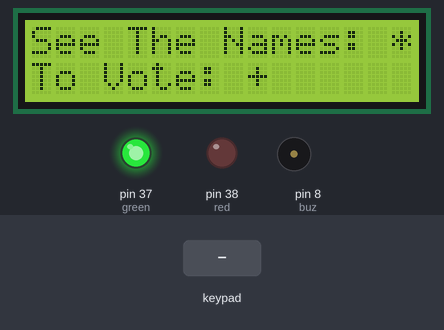
Bench run of a sketch on a simulated Arduino Mega 2560, built with avr-gcc and run on an emulated ATmega2560. On the bench: 16×2 character LCD, output pins drawn as LEDs (lit = HIGH), buzzer (waves = sounding). Inputs (shaded band) come from the test bench. What the sketch prints to the serial monitor is not drawn.

Above: at 1.2 s.
1.3 s: keypad keys 4 6 4 7 4 8 4 9 * pressed 0.4 s apart
At 4.6 s:
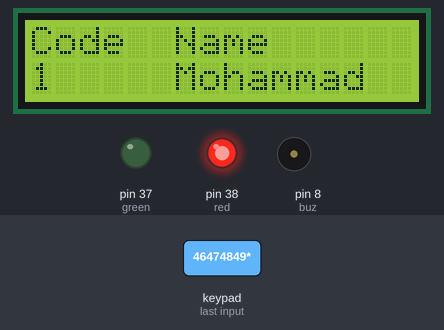
6.4 s: key '+' pressed
At 7.4 s:
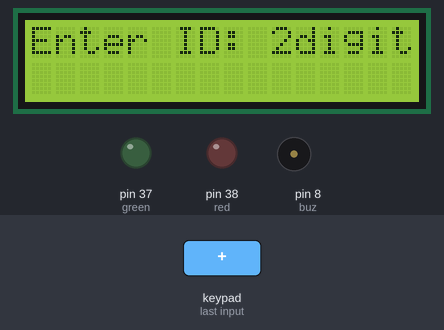
7.9 s: keypad keys 4 6 4 7 4 8 4 9 pressed 0.4 s apart
At 8.8 s:
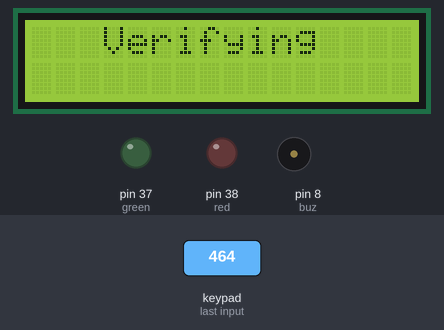
12.6 s: keypad keys 7 + 5 = pressed 0.4 s apart
At 12.76 s:
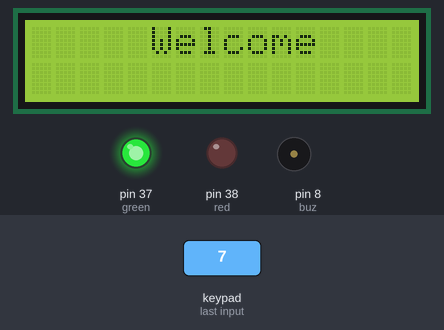
Timing chart, 0 to 15.6 s (numbered marks = the images above; inputs shaded):
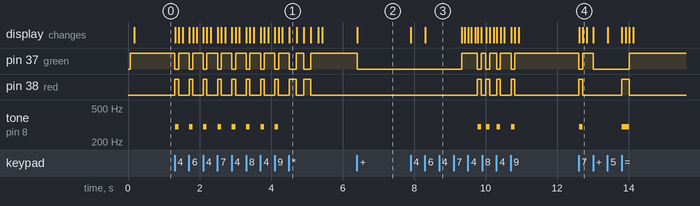

The sketch:

client.ino
```cpp
#include <Keypad.h>
#include <LiquidCrystal.h>
#define  rs 26
#define  en 27
#define  d7 31
#define  d6 30
#define  d5 29
#define  d4 28
#define green 37
#define red 38
#define buz 8

LiquidCrystal lcd = LiquidCrystal(rs , en , d4 , d5 , d6 , d7);
const byte ROWS = 4; //four rows
const byte COLS = 4; //three columns
char keys[ROWS][COLS] = {
  {'7','8','9','/'},
  {'4','5','6','*'},
  {'1','2','3','-'},
  {'O','0','=','+'}
};

byte rowPins[ROWS] = {46,47, 48 , 49}; //connect to the row pinouts of the keypad
byte colPins[COLS] = {50,51,52,53}; //connect to the column pinouts of the keypad

Keypad keypad = Keypad( makeKeymap(keys), rowPins, colPins, ROWS, COLS );
void setup() {
  // put your setup code here, to run once:
  Serial.begin(9600);
  lcd.begin(16,2);
  pinMode(green , OUTPUT);
  pinMode(red , OUTPUT);
}

void loop() {
  lcd.clear();
  digitalWrite(green , HIGH);
  lcd.print("     Welcome    ");
  delay(100);
  lcd.clear();
  lcd.setCursor(0 , 0);
  lcd.print("See The Names: *");
  lcd.setCursor(0 , 1);
  lcd.print("To Vote: +");
  char key = keypad.waitForKey();
      if(key == '*'){
        digitalWrite(green , LOW);
        digitalWrite(red , HIGH);
        lcd.clear();
        lcd.print("Code  Name");
        lcd.setCursor(0,1);
        lcd.print("1     Mohammad");
        delay(200);
        digitalWrite(red , LOW);
        digitalWrite(green , HIGH);
        lcd.setCursor(0,1);
        lcd.print("2     MirHossein");
        delay(200);
        digitalWrite(green , LOW);
        digitalWrite(red , HIGH);
        lcd.setCursor(0,1);
        lcd.print("3     Hassan    ");
        delay(200);
        digitalWrite(red , LOW);
        digitalWrite(green , HIGH);
        lcd.setCursor(0,1);
        lcd.print("4     Mahmoud   ");
        delay(200);
      }else if(key == '+'){
        digitalWrite(green , LOW);
        lcd.clear();
        lcd.print("Enter ID: 2digit");
        lcd.setCursor(0 , 1);
        int ID = 0;
        int valid = 1;
        int hasVoted = 0;
        for(int i = 1 ; i > -1 ; i--){
          char entered = keypad.waitForKey();
          lcd.print(entered);
          if(0 <=((int)entered - (int)'0') && ((int)entered - (int)'0') < 10){
            ID += i== 1 ? ((int)entered - (int)'0') * 10 : ((int)entered - (int)'0');
          }else{
            valid = 0;
          }
        }
        if(valid == 1){
          Serial.println(ID);
          lcd.clear();
          lcd.print("   Verifying    ");
          delay(20);
          hasVoted = Serial.parseInt();
        }else{
            lcd.clear();
            digitalWrite(green , LOW);
            digitalWrite(red , HIGH);
            lcd.print("Invalid ID!!!");
            tone(buz , 300);
            delay(100);
            digitalWrite(red , LOW);
            noTone(buz);
        }
        if(valid == 1 && hasVoted == 0){
          lcd.clear();
          digitalWrite(green , HIGH);
          lcd.print("   ID is Valid  ");
          delay(50);
          digitalWrite(red , LOW);
          lcd.print("Enter The Code:");
          lcd.setCursor(0 , 1);
          lcd.print("Code Is: ");
          char code = keypad.waitForKey();
          if(0 <((int)code - (int)'0') && ((int)code - (int)'0') < 5){
            lcd.print(code);
            delay(100);
            lcd.setCursor(0 , 0);
            lcd.print("Confirm? +/-    ");
            char confirm = keypad.waitForKey();
            if(confirm == '+'){
              Serial.println(1);
              Serial.println((int)code - (int)'0');
              digitalWrite(green , HIGH);
              lcd.clear();
              lcd.print("   Thank you    ");
              lcd.setCursor(0 , 1);
              lcd.print(" For Your Vote  ");
              tone(buz , 1000);
              delay(100);
              noTone(buz);
            }else if(confirm == '-'){
              Serial.println(0);
              digitalWrite(red , HIGH);
              lcd.clear();
              lcd.print("   Aborting!!!  ");
              tone(buz , 300);
              delay(50);
              digitalWrite(red , LOW);
              noTone(buz);
            }
          }else{
            Serial.println(0);
            lcd.clear();
            digitalWrite(green , LOW);
            digitalWrite(red , HIGH);
            lcd.print("Invalid Key!!!");
            tone(buz , 300);
            delay(100);
            digitalWrite(red , LOW);
            noTone(buz);
          }
        }else{
            lcd.clear();
            digitalWrite(green , LOW);
            digitalWrite(red , HIGH);
            lcd.print("You Have Voted!!");
            tone(buz , 300);
            delay(100);
            digitalWrite(red , LOW);
            noTone(buz);
        }
      }else{
        lcd.clear();
        digitalWrite(green , LOW);
        digitalWrite(red , HIGH);
        lcd.print("Invalid Key!!!");
        tone(buz , 300);
        delay(100);
        digitalWrite(red , LOW);
        noTone(buz);
      }


}
```

Measured:
- after the input at 1.3 s, pin 37 (green): goes 8 × (LOW 0.10 s, HIGH 0.30 s), LOW 0.21 s, HIGH 0.20 s, LOW 0.20 s, then HIGH, starting at once; pin 38 (red): goes 8 × (HIGH 0.10 s, LOW 0.30 s), HIGH 0.21 s, LOW 0.20 s, HIGH 0.20 s, then LOW, starting at once
- after the input at 6.4 s, pin 37 (green): HIGH → LOW at once; the display: changes at once (image 2)
- after the input at 7.9 s, pin 37 (green): LOW → HIGH after 1.4 s, → LOW 0.44 s later, → HIGH 0.10 s later, → LOW 0.13 s later, … (9 changes in this stretch); pin 38 (red): LOW → HIGH after 1.9 s, → LOW 0.10 s later, → HIGH 0.13 s later, → LOW 0.10 s later, … (8 changes in this stretch)
- after the input at 12.6 s, pin 37 (green): HIGH → LOW at once, → HIGH 0.10 s later, → LOW 0.29 s later, → HIGH 1.0 s later; pin 38 (red): LOW → HIGH at once, → LOW 0.10 s later, → HIGH 1.1 s later, → LOW 0.21 s later
